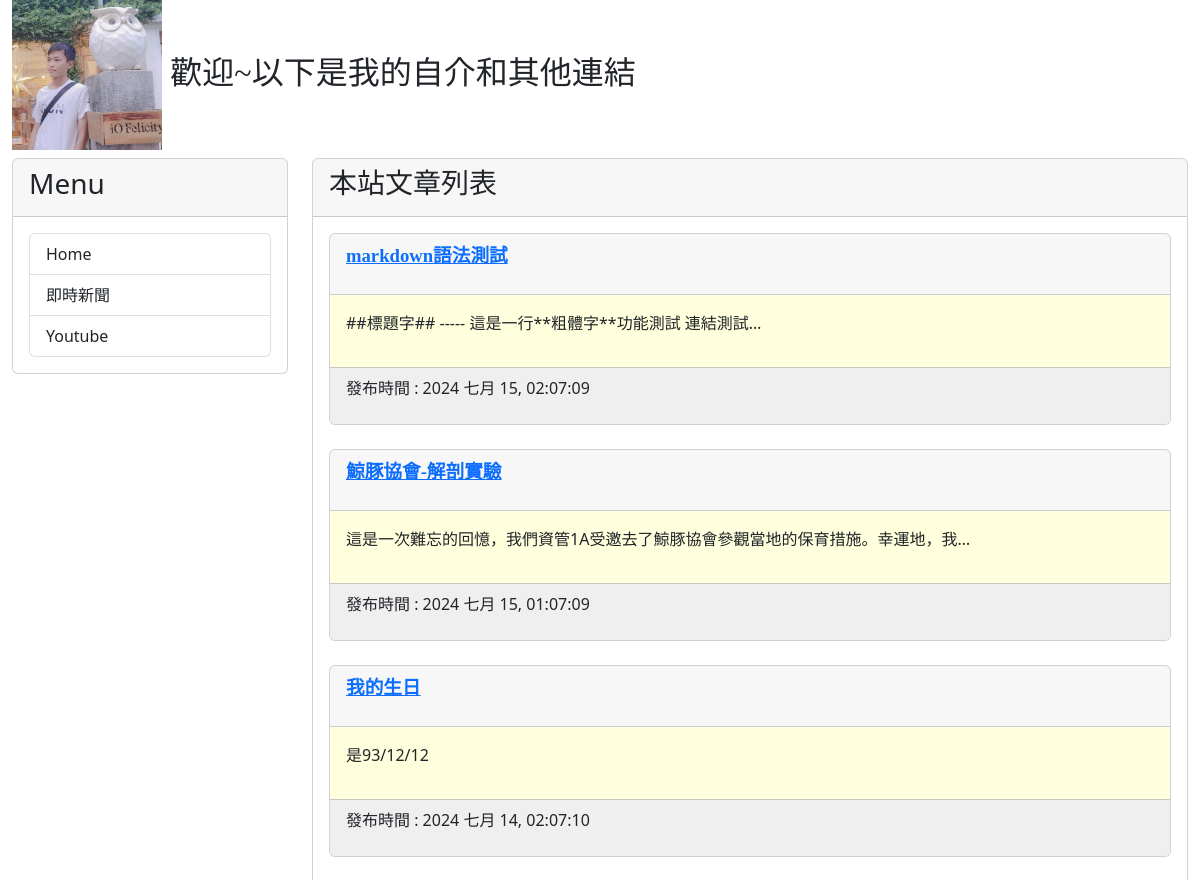
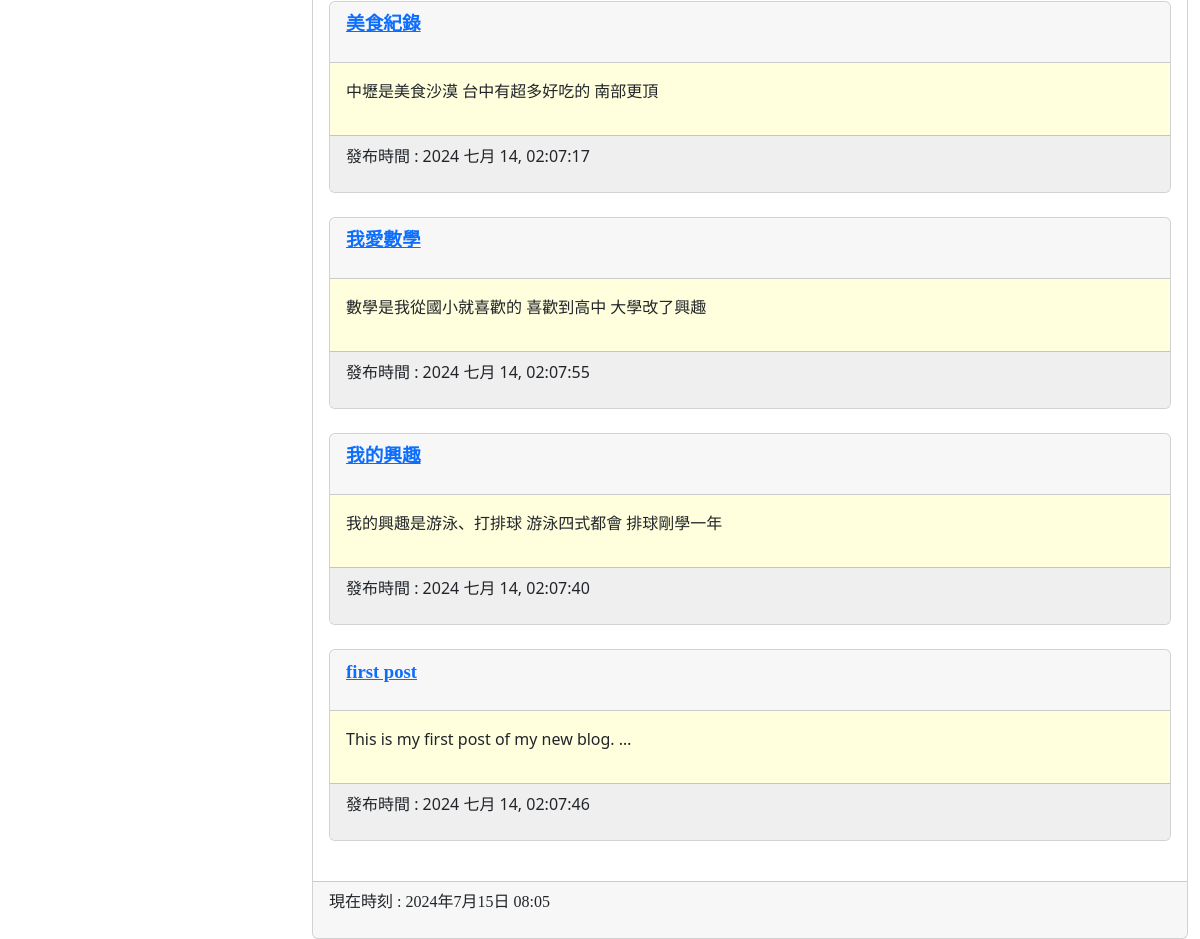
The page / on the database its author committed (2 pictures, top to bottom).
### mysite/models.py (models this page shows, shortened)
class Post(models.Model):
    title = models.CharField(max_length=200) #最大可儲存字元200
    slug = models.CharField(max_length=200) #最大可儲存字元200
    body = models.TextField() #會超過255字元都這樣表示
    pub_date = models.DateTimeField(auto_now_add=True)
    class Meta:
        ordering = ('-pub_date',)

### mysite/views.py (the view)
# urls.py: path("", homepage),
def homepage(request):
    posts = Post.objects.all()
    now = datetime.now()
    return render(request, "index.html", locals()) #index為網站首頁

### templates/index.html (shortened to what this page needs)
{% extends "base.html" %}
{% block headmessage %}
    <h3 style='font-family: 標楷體;'>本站文章列表</a>
{%endblock headmessage %}
{% block content %}
        {% for post in posts %}
        <div class="card">
            <div class="card-header">
                <p style='font-family: 微軟正黑體;font-size:14pt;font-weight:bold;'>
                    <a href='/post/{{post.slug}}'>{{ post.title }}</a>
                </p>
            </div>
            <div class="card-body" style='background-color:#ffffdd'>
                <p>
                    {{ post.body | truncatechars:40 }}
                </p>
            </div>
            <div class="card-footer" style="background-color:#efefef">
                <p>
                    發布時間 : {{ post.pub_date | date:"Y M d, h:m:s"}}
                </p>
            </div>
        </div>
        <br>
        {% endfor %}
{% endblock content %}

### templates/base.html (shortened to what this page needs)
<!DOCTYPE >
<html>
  <head>
    <link
      href="https://cdn.jsdelivr.net/npm/bootstrap@5.2.3/dist/css/bootstrap.min.css"
      rel="stylesheet"
    />
  </head>
  <body>
    <div class="container-fluid">
      {% include 'header.html' %}
      <div class="row">
        <div class="col-sm-3 col-md-3">
          <div class="card">
            <div class="card-header">
              <h3>Menu</h3>
            </div>
            <div class="card-body">
              <div class="list-group">
                <a href="/" class="list-group-item">Home</a>
                <a href="https://google.com/news" class="list-group-item"
                  >即時新聞</a
                >
                <a href="https://youtube.com/" class="list-group-item"
                  >Youtube</a
                >
              </div>
            </div>
          </div>
        </div>
        <div class="col-sm-9 col-md-9">
          <div class="card">
            <div class="card-header">{% block headmessage %}{% endblock %}</div>
            <div class="card-body">{% block content %}{% endblock %}</div>
            <div class="card-footer">{% include 'footer.html' %}</div>
          </div>
        </div>
      </div>
    </div>
  </body>
</html>

### templates/header.html
{% load static %}
<h2><img src="{% static 'images/myphoto.jpg' %}" width='150'>
    <span style="font-family: 微軟正黑體;">歡迎~以下是我的自介和其他連結</span>
</h2>

### templates/footer.html
{% block footer %}
    {% if now %}
    <p style='font-family: 微軟正黑體;'>現在時刻 : {{ now }}</p>
    {% else %}
    <p style='font-family: 微軟正黑體;'>此處只為簡易自介，後續會補充其他文章...</p>
    {% endif %}
{% endblock footer %}

### rows shown on the page
Post: title "markdown語法測試", body "##標題字## ----- 這是一行**粗體字**功能測試 連結測試…", pub_date "2024 七月 15, 02:07:09"
Post: title "鯨豚協會-解剖實驗", body "這是一次難忘的回憶，我們資管1A受邀去了鯨豚協會參觀當地的保育措施。幸運地，我…", pub_date "2024 七月 15, 01:07:09"
Post: title "我的生日", body "是93/12/12", pub_date "2024 七月 14, 02:07:10"
Post: title "美食紀錄", body "中壢是美食沙漠 台中有超多好吃的 南部更頂", pub_date "2024 七月 14, 02:07:17"
Post: title "我愛數學", body "數學是我從國小就喜歡的 喜歡到高中 大學改了興趣", pub_date "2024 七月 14, 02:07:55"
Post: title "我的興趣", body "我的興趣是游泳、打排球 游泳四式都會 排球剛學一年", pub_date "2024 七月 14, 02:07:40"
Post: title "first post", body "This is my first post of my new blog. …", pub_date "2024 七月 14, 02:07:46"
